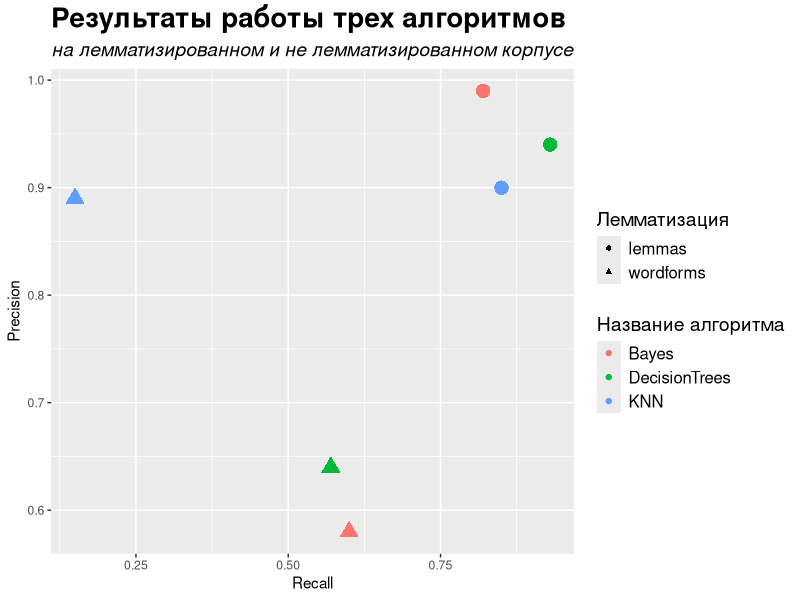

This figure's R source:
# простая визуализация результата
df_2 <- data.frame(name =  c("Bayes", "KNN", "DecisionTrees", "Bayes", "KNN", "DecisionTrees"), 
                   type_of_data = c("wordforms", "wordforms", "wordforms", "lemmas", "lemmas", "lemmas"),           
                   precision_1 = c(0.58, 0.89, 0.64, 0.99, 0.9, 0.94), 
                   recall_1 = c(0.60, 0.15, 0.57, 0.82, 0.85, 0.93))
library(ggplot2)

ggplot(data = df_2) +
  geom_point(mapping = aes(x = recall_1, y = precision_1, color = name, shape = type_of_data, size = 7)) +
  labs(color = "Название алгоритма", shape = "Лемматизация") +
  guides(size=FALSE) +
  xlab('Recall') +
  ylab('Precision') +
  ggtitle('Результаты работы трех алгоритмов', 
          subtitle = 'на лемматизированном и не лемматизированном корпусе') +
  theme( legend.text = element_text(size=12),
         legend.title = element_text(size=14)) +
  theme( plot.title = element_text(size = 20, face = 'bold'),
         plot.subtitle = element_text(size = 14, face = 'italic')) 
